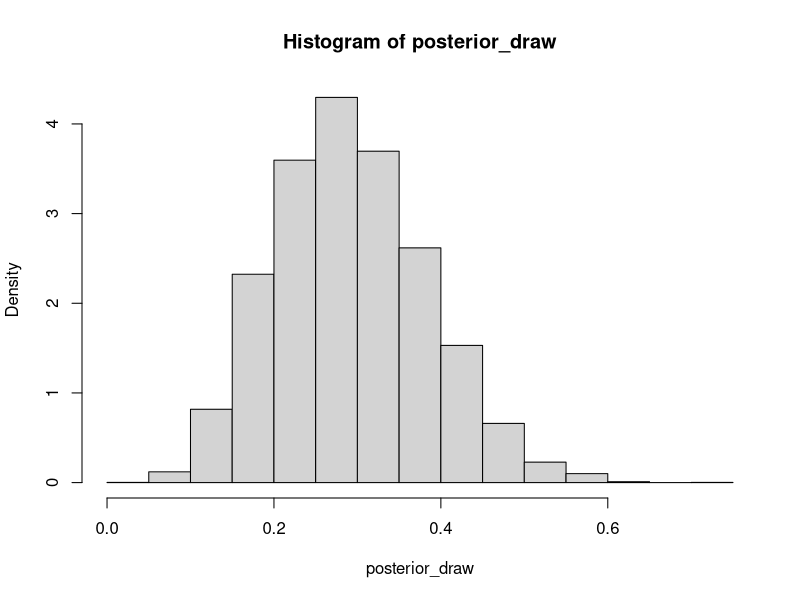
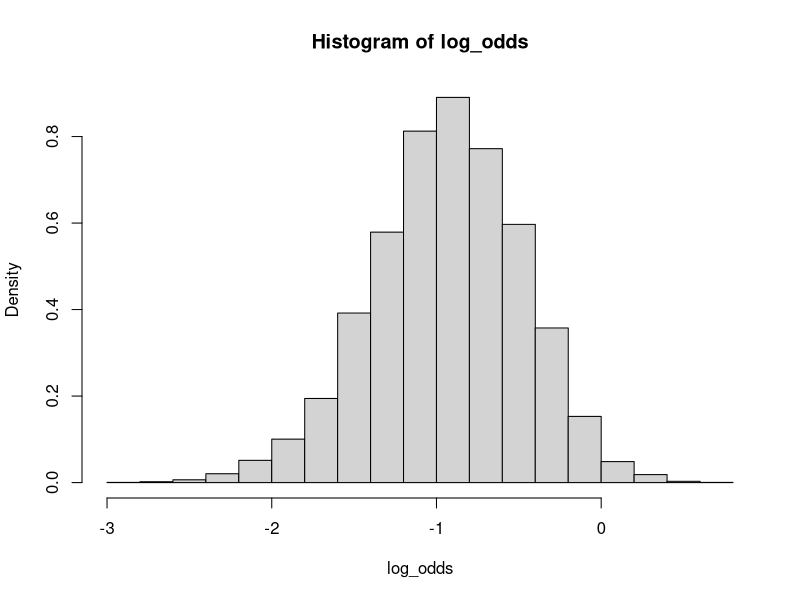
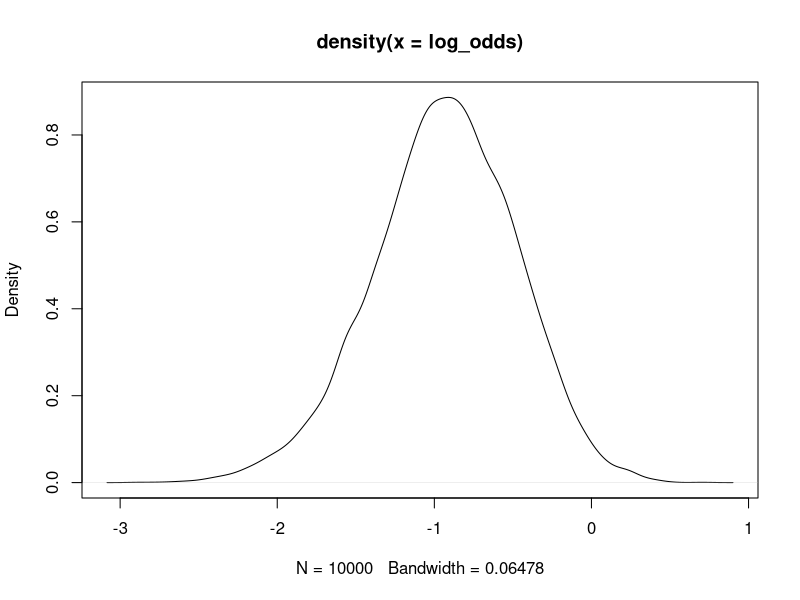

These figures' R source, in order:
####################################### 1 #######################################

#a

n = 20
s = 5
f = n-s
alpha_0 = 2
beta_0 = 2

posterior_draw = rbeta(n = 10000, shape1 = alpha_0 + s, shape2 = beta_0 + f)
hist(posterior_draw, freq = F)
mean(posterior_draw)
sd(posterior_draw)


#b
nDraws = 10000
posterior_draw = rbeta(n = nDraws, shape1 = alpha_0 + s, shape2 = beta_0 + f)
larger_than_03_sim = sum(posterior_draw > 0.3) / length(posterior_draw)
larger_than_03_true = 1 - pbeta(q = 0.3, shape1 = alpha_0 + s, shape2 = beta_0 + f)


#c
nDraws = 10000
log_odds = log(posterior_draw/(1-posterior_draw))
hist(log_odds, freq = F)
plot(density(log_odds))


####################################### 2#######################################

#a







#b









#c











####################################### 3 #######################################






#a








#b













